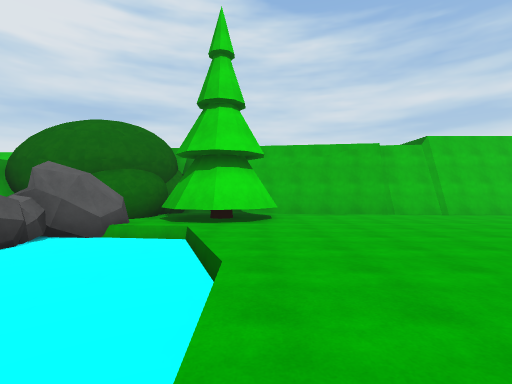
[1] (above)

16 first-person views from a walk through a 3-D level made in the Unity game engine. The camera is 1.5 m above the floor, looks level and sees 85° across. The floor is counted in squares, 2 m on a side. Each view is taken from the middle of a square. On the plan, view 1 faces up. The plan holds only what a view shows up to about 10 squares ahead; the rest is blank. The place goes on beyond the plan. The player character is not drawn. Some animated figures are not drawn. Surface patterns are stand-ins for the level's own textures.

[2]
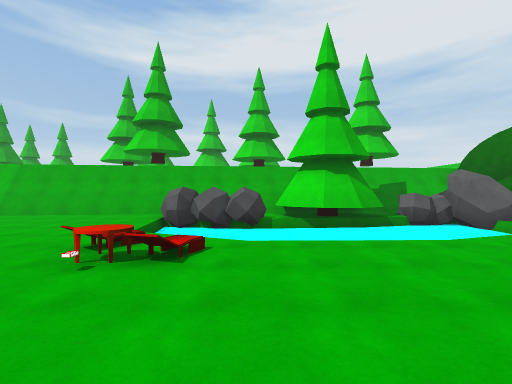

[3]
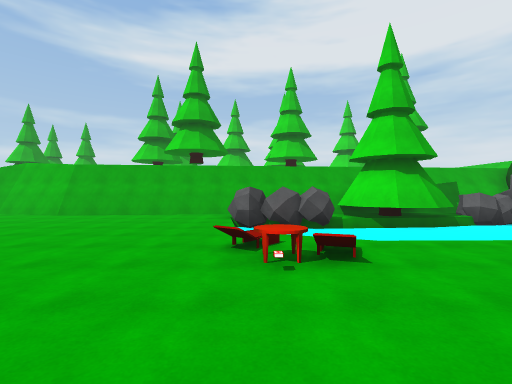

[4]
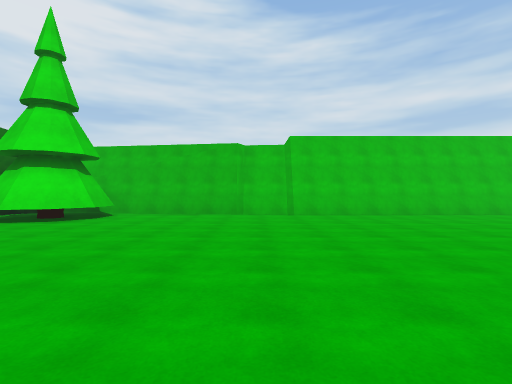

[5]
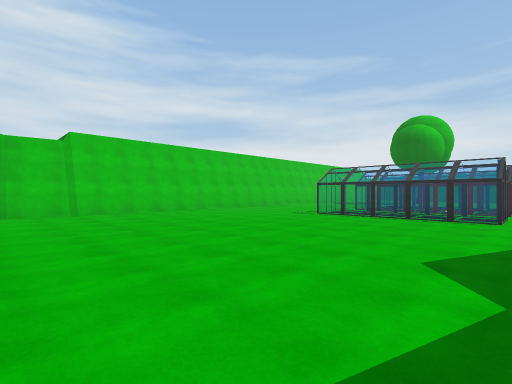

[6]
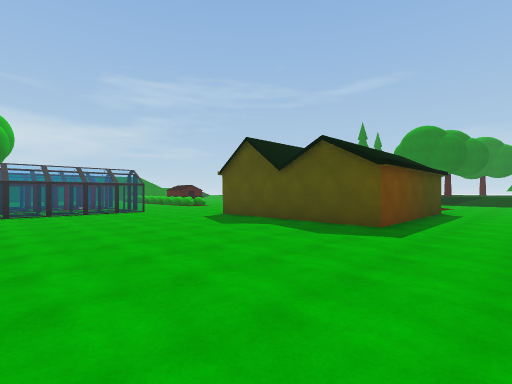

[7]
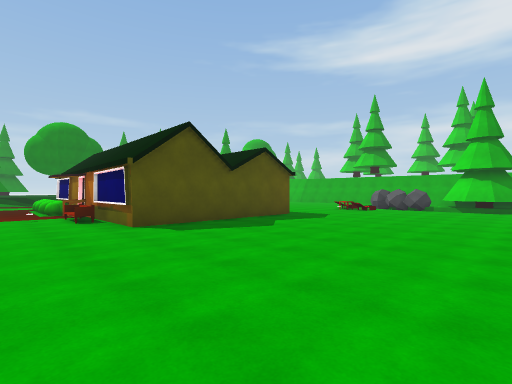

[8]
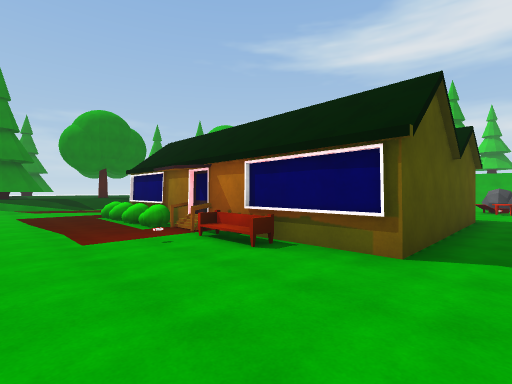

[9]
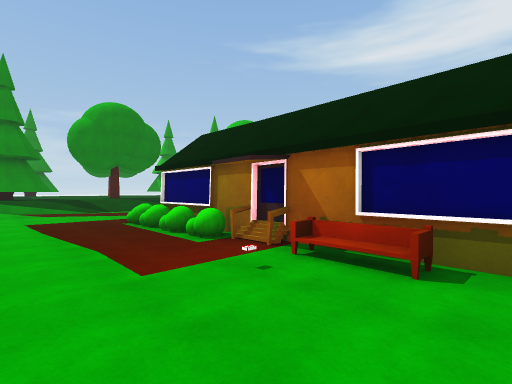

[10]
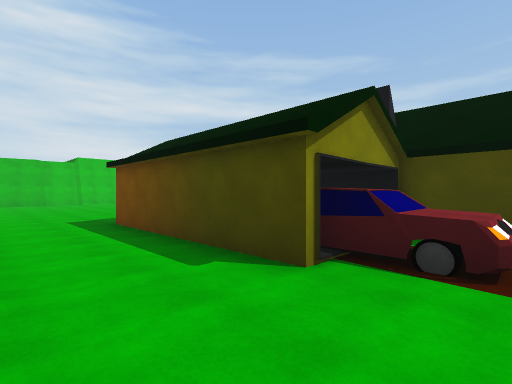

[11]
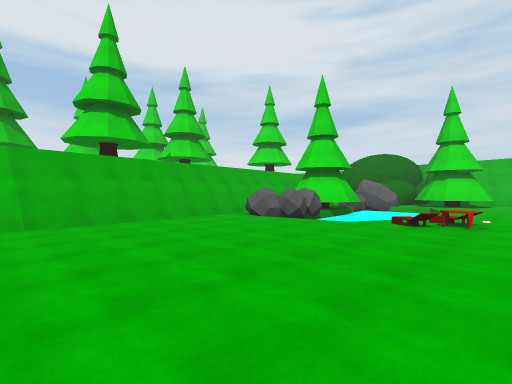

[12]
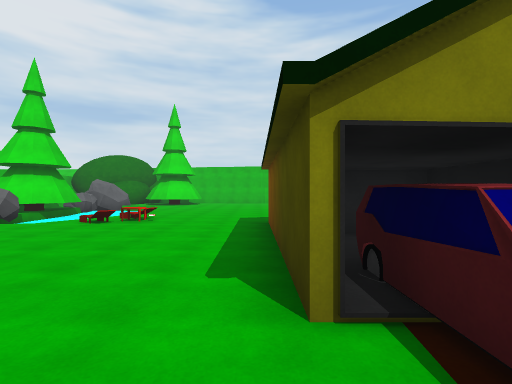

[13]
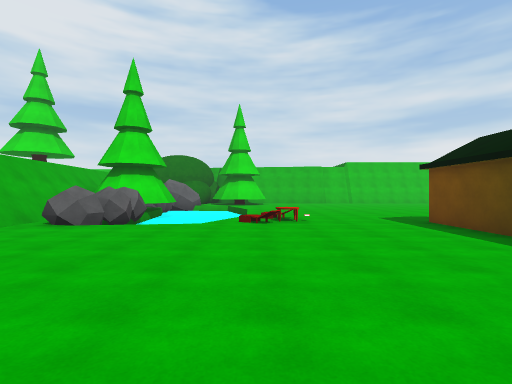

[14]
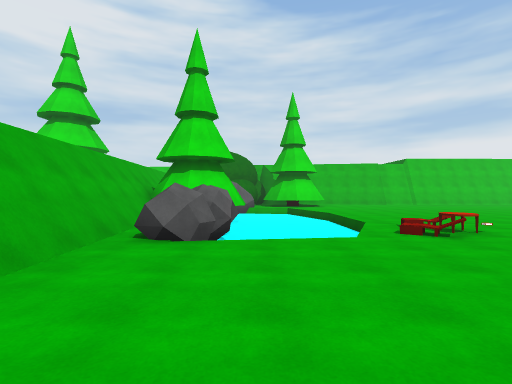

[15]
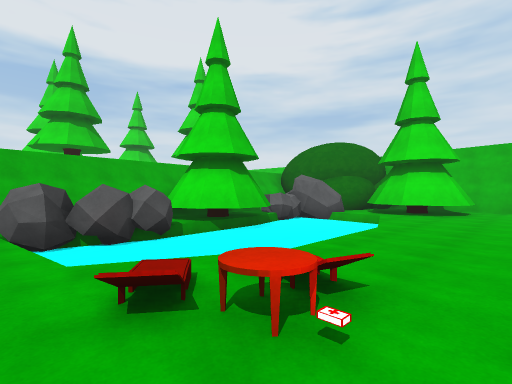

[16]
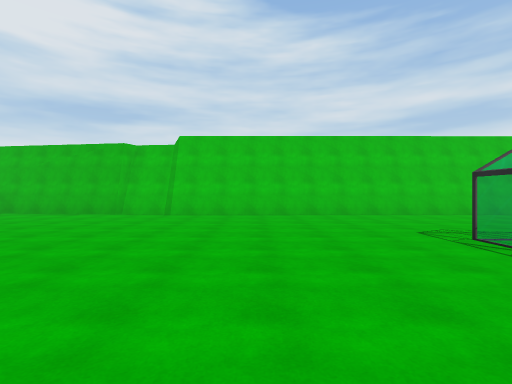

### Floor plan
Key: @ floor where view 1 was taken; # wall or solid block; x gap in a wall; . main floor; : floor 3.5 m higher than the main floor; + floor 6 m higher than the main floor; / step, stairs or slope; = window, fence, low wall or low ledge; ≈ water the walk keeps out of; v drop or lower ground; R rock; O other object.
Columns run from 7 left of view 1 to 13 right of it. Each row starts with its distance up from view 1.
 10     #######/##   ####
  9 =++ # ##..../########
  8 vvv#####.............
  7   RRR###.............
  6   RRR≈...............
  5  vRR≈≈...............
  4  vvx≈≈≈.............=
  3 v  #≈≈≈.............=
  2 v###≈≈≈.............=
  1 v###≈≈≈.............=
  0 v#RR≈≈≈@............=
 -1 :#RR≈≈≈//............
 -2  #RR≈≈//O...#####....
 -3  #..........### #....
 -4  #.........#### ##...
 -5  #.........#  # ##O..
 -6  #.........#O ###/...
 -7  ##........#O # ##...
 -8  v#.........OO#  #...
 -9  ##.........OO#  #...

Where each view was taken, in squares from view 1:
view 1: 0 up, 0 right, facing up
view 2: 0 up, 4 right, facing left
view 3: 2 down, 4 right, facing left
view 4: 0 up, 5 right, facing up
view 5: 1 down, 4 right, facing up-right
view 6: 4 up, 2 right, facing down-right
view 7: 4 up, 12 right, facing down-left
view 8: 1 down, 13 right, facing down-left
view 9: 3 down, 13 right, facing down-left
view 10: 9 down, 2 right, facing up-right
view 11: 9 down, 2 right, facing up-left
view 12: 9 down, 4 right, facing up
view 13: 9 down, 0 right, facing up
view 14: 7 down, 3 left, facing up
view 15: 3 down, 2 right, facing up-left
view 16: 0 up, 9 right, facing up
